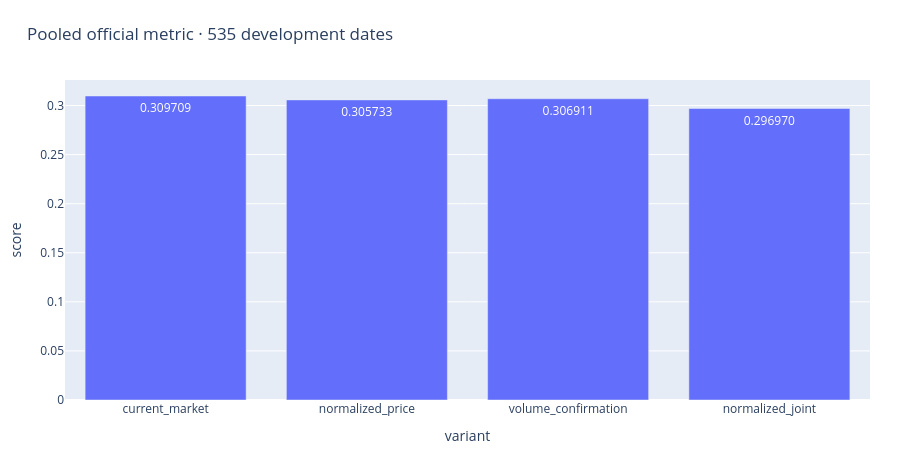

The code cell stored with this chart in its notebook:
### Markdown cell above
## 1. Pooled performance

### Code cell
figures[0][1].show(renderer='plotly_mimetype')

### Figure 1 — Plotly figure (JSON) as saved in the notebook; plotly's stock layout.template omitted (floating-point values rounded to 4 significant figures)
{"data": [{"hovertemplate": "variant=%{x}<br>score=%{y}<extra></extra>", "legendgroup": "", "marker": {"color": "#636efa", "pattern": {"shape": ""}}, "name": "", "orientation": "v", "showlegend": false, "textposition": "auto", "texttemplate": "%{y:.6f}", "type": "bar", "x": ["current_market", "normalized_price", "volume_confirmation", "normalized_joint"], "xaxis": "x", "y": [0.3097, 0.3057, 0.3069, 0.297], "yaxis": "y"}], "layout": {"barmode": "relative", "height": 470, "legend": {"orientation": "h", "tracegroupgap": 0, "y": -0.22}, "margin": {"b": 70, "l": 65, "r": 30, "t": 80}, "title": {"text": "Pooled official metric · 535 development dates", "x": 0.03}, "xaxis": {"anchor": "y", "domain": [0, 1], "title": {"text": "variant"}}, "yaxis": {"anchor": "x", "domain": [0, 1], "title": {"text": "score"}}}}
